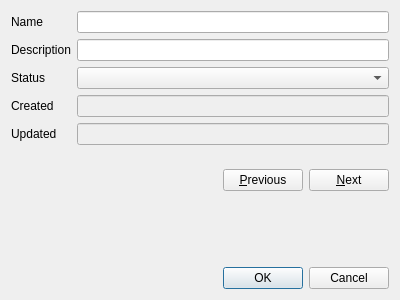
<?xml version="1.0" encoding="UTF-8"?>
<ui version="4.0">
 <class>TaskAddWindow</class>
 <widget class="QDialog" name="TaskAddWindow">
  <property name="geometry">
   <rect>
    <x>0</x>
    <y>0</y>
    <width>400</width>
    <height>300</height>
   </rect>
  </property>
  <property name="windowTitle">
   <string>Dialog</string>
  </property>
  <layout class="QFormLayout" name="formLayout">
   <item row="0" column="0">
    <widget class="QLabel" name="labelName">
     <property name="text">
      <string>Name</string>
     </property>
    </widget>
   </item>
   <item row="0" column="1">
    <widget class="QLineEdit" name="lineEditName"/>
   </item>
   <item row="1" column="0">
    <widget class="QLabel" name="labelDescription">
     <property name="text">
      <string>Description</string>
     </property>
    </widget>
   </item>
   <item row="1" column="1">
    <widget class="QLineEdit" name="lineEditDescription"/>
   </item>
   <item row="6" column="1">
    <layout class="QHBoxLayout" name="horizontalLayout">
     <item>
      <spacer name="horizontalSpacer">
       <property name="orientation">
        <enum>Qt::Horizontal</enum>
       </property>
       <property name="sizeHint" stdset="0">
        <size>
         <width>40</width>
         <height>20</height>
        </size>
       </property>
      </spacer>
     </item>
     <item>
      <widget class="QPushButton" name="btnPrevious">
       <property name="text">
        <string>&amp;Previous</string>
       </property>
      </widget>
     </item>
     <item>
      <widget class="QPushButton" name="btnNext">
       <property name="text">
        <string>&amp;Next</string>
       </property>
      </widget>
     </item>
    </layout>
   </item>
   <item row="11" column="0" colspan="2">
    <widget class="QDialogButtonBox" name="buttonBox">
     <property name="orientation">
      <enum>Qt::Horizontal</enum>
     </property>
     <property name="standardButtons">
      <set>QDialogButtonBox::Cancel|QDialogButtonBox::Ok</set>
     </property>
    </widget>
   </item>
   <item row="7" column="1">
    <spacer name="verticalSpacer">
     <property name="orientation">
      <enum>Qt::Vertical</enum>
     </property>
     <property name="sizeHint" stdset="0">
      <size>
       <width>302</width>
       <height>92</height>
      </size>
     </property>
    </spacer>
   </item>
   <item row="3" column="1">
    <widget class="QLineEdit" name="lineEditCreated">
     <property name="enabled">
      <bool>false</bool>
     </property>
    </widget>
   </item>
   <item row="4" column="1">
    <widget class="QLineEdit" name="lineEditUpdated">
     <property name="enabled">
      <bool>false</bool>
     </property>
    </widget>
   </item>
   <item row="3" column="0">
    <widget class="QLabel" name="labelCreated">
     <property name="text">
      <string>Created</string>
     </property>
    </widget>
   </item>
   <item row="4" column="0">
    <widget class="QLabel" name="labelUpdated">
     <property name="text">
      <string>Updated</string>
     </property>
    </widget>
   </item>
   <item row="5" column="1">
    <spacer name="verticalSpacer_2">
     <property name="orientation">
      <enum>Qt::Vertical</enum>
     </property>
     <property name="sizeHint" stdset="0">
      <size>
       <width>20</width>
       <height>40</height>
      </size>
     </property>
    </spacer>
   </item>
   <item row="2" column="1">
    <widget class="QComboBox" name="comboBoxStatus"/>
   </item>
   <item row="2" column="0">
    <widget class="QLabel" name="labelStatus">
     <property name="text">
      <string>Status</string>
     </property>
    </widget>
   </item>
  </layout>
 </widget>
 <resources/>
 <connections>
  <connection>
   <sender>buttonBox</sender>
   <signal>accepted()</signal>
   <receiver>TaskAddWindow</receiver>
   <slot>accept()</slot>
   <hints>
    <hint type="sourcelabel">
     <x>248</x>
     <y>254</y>
    </hint>
    <hint type="destinationlabel">
     <x>157</x>
     <y>274</y>
    </hint>
   </hints>
  </connection>
  <connection>
   <sender>buttonBox</sender>
   <signal>rejected()</signal>
   <receiver>TaskAddWindow</receiver>
   <slot>reject()</slot>
   <hints>
    <hint type="sourcelabel">
     <x>316</x>
     <y>260</y>
    </hint>
    <hint type="destinationlabel">
     <x>286</x>
     <y>274</y>
    </hint>
   </hints>
  </connection>
 </connections>
</ui>
